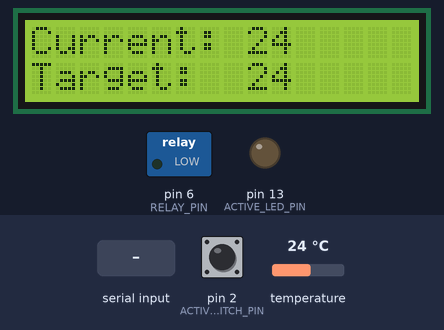
A program run on a simulated Arduino Uno, built with avr-gcc and run on an emulated ATmega328P. Shown: 16×2 character LCD, switched loads named in the program (green lamp = pin HIGH), output pins drawn as LEDs (lit = HIGH). Dashed ring = blinking. Inputs (shaded band) come from the test bench; at power-on: temperature 24 °C, pin 2 (ACTIVE_SWITCH_PIN) LOW. What the program prints to the serial monitor is not drawn.

Above: at 2.2 s.
2.3 s: "ON\n" received over Serial
At 3.3 s:
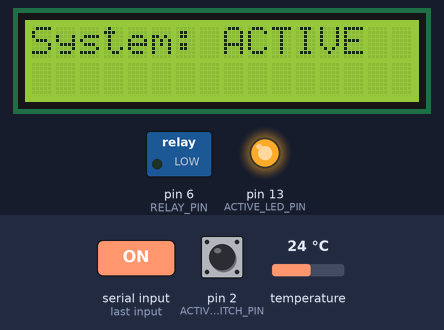
5.9 s: temperature set to 23.2 °C
At 7.6 s:
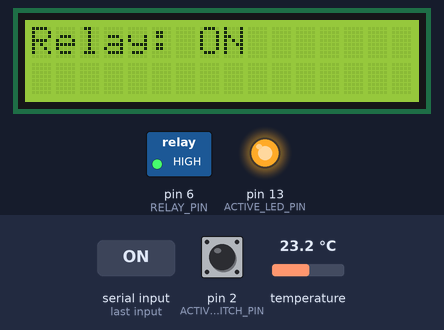
9.5 s: pin 2 (ACTIVE_SWITCH_PIN) pulled HIGH for 3.2 s
At 10.6 s:
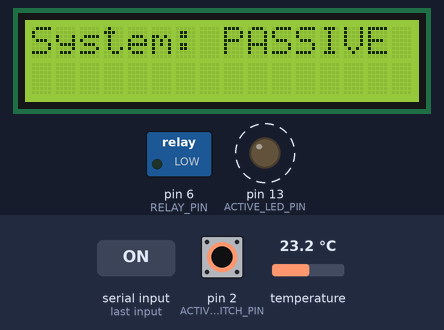
14.2 s: "SET \n" received over Serial
At 16.6 s:
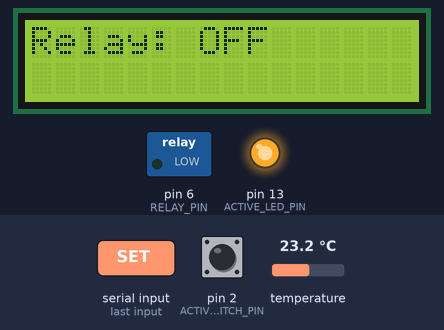
17.8 s: temperature set to 12 °C
At 19.0 s:
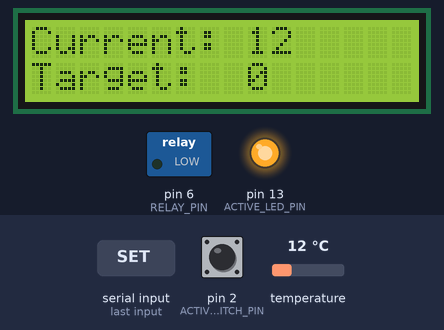
Timing chart, 0 to 20.8 s (numbered marks = the images above; inputs shaded):
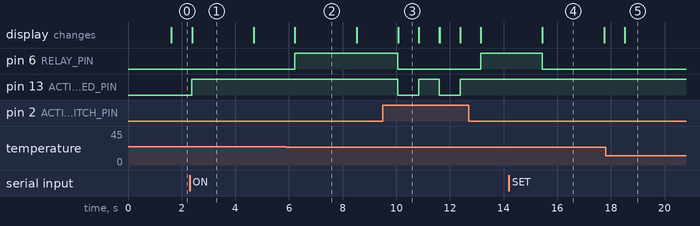

The program:

main.cpp
```cpp
#include <DallasTemperature.h>
#include <LiquidCrystal.h>
#include <OneWire.h>

#include "display.h"


#define ONE_WIRE_BUS 4
#define RELAY_PIN 6
#define ACTIVE_SWITCH_PIN 2
#define ACTIVE_LED_PIN 13

// Setup a oneWire instance to communicate with any OneWire devices (not just Maxim/Dallas temperature ICs)
OneWire oneWire(ONE_WIRE_BUS);
DallasTemperature sensors(&oneWire);

LiquidCrystal lcd(7, 8, 9, 10, 11, 12);
Display display(&lcd);


// Flag to control whether the system is active or passive
bool isActive;

bool isRelayOn;

float targetTemperature;


float readTemperature(void) {
  sensors.requestTemperatures();
  return sensors.getTempCByIndex(0);
}


void switchRelayOn(void) {
  if (!isActive || isRelayOn) {
    return;
  }

  isRelayOn = true;
  digitalWrite(RELAY_PIN, HIGH);
  display.displayStatusMessage("Relay: ON");
}


void switchRelayOff(void) {
  if (!isActive || !isRelayOn) {
    return;
  }

  isRelayOn = false;
  digitalWrite(RELAY_PIN, LOW);
  display.displayStatusMessage("Relay: OFF");
}


void setupRelay(void) {
  pinMode(RELAY_PIN, OUTPUT);
  isRelayOn = false;
}


void setActiveMode() {
  isActive = true;
  digitalWrite(ACTIVE_LED_PIN, HIGH);
  display.displayStatusMessage("System: ACTIVE");
}


void setPassiveMode() {
  switchRelayOff();
  isActive = false;
  digitalWrite(ACTIVE_LED_PIN, LOW);
  display.displayStatusMessage("System: PASSIVE");
}


void toggleActiveMode() {
  if (isActive) {
    setPassiveMode();
  } else {
    setActiveMode();
  }
}


void setupModeControl(void) {
  isActive = false;
  pinMode(ACTIVE_LED_PIN, OUTPUT);
}


void setup(void) {
  Serial.begin(9600);

  display.begin();

  sensors.begin();

  setupModeControl();
  setupRelay();

  targetTemperature = readTemperature();
}


float temperature = 0.0;

void loop(void) {
  bool isSwitchPressed = digitalRead(ACTIVE_SWITCH_PIN) == HIGH;
  if (isSwitchPressed) {
    toggleActiveMode();
  }

  temperature = readTemperature();

  if (temperature < targetTemperature) {
    switchRelayOn();
  } else {
    switchRelayOff();
  }

  display.displayTemperature(temperature, targetTemperature);
}


String command = "";


void executeCommand(void) {

  if (command.startsWith("SET ")) {
    targetTemperature = command.substring(4).toFloat();
    Serial.println("OK");
  } else if (command == "GET") {
    Serial.println(temperature);
  } else if (command == "ON") {
    setActiveMode();
    Serial.println("OK");
  } else if (command == "OFF") {
    setPassiveMode();
    Serial.println("OK");
  } else if (command == "ACTIVE") {
    Serial.println(isActive);
  } else if (command == "STATUS") {
    Serial.println(isRelayOn);
  } else {
    Serial.println("Unknown");
  }
}


void serialEvent() {
  int input;
  while (Serial.available()) {
    input = Serial.read();
    if (input == '\n') {
      executeCommand();
      command = "";
    } else {
      command += (char)input;
    }
  }
}
```

Measured:
- the behaviour switches between 24 and 23.9 °C on temperature (found by bisection; images 1 and 2)
- after the input at 2.3 s, pin 13 (ACTIVE_LED_PIN): LOW → HIGH after 0.08 s; the display: changes after 0.09 s (image 1)
- after the input at 5.9 s, pin 6 (RELAY_PIN): LOW → HIGH after 0.32 s; the display: changes after 0.32 s (image 2)
- after the input at 9.5 s, pin 6 (RELAY_PIN): HIGH → LOW after 0.56 s, → HIGH 3.1 s later; pin 13 (ACTIVE_LED_PIN): alternates HIGH for 0.78 s and LOW for 0.77 s, 4 changes in all, then stays HIGH, starting after 0.56 s; the display: changes after 0.57 s (image 3)
- after the input at 14.2 s, pin 6 (RELAY_PIN): HIGH → LOW after 1.2 s; the display: changes after 1.2 s (image 4)
- after the input at 17.8 s, the display: changes after 0.71 s (image 5)
- what the display in image 1 shows lasts 2.3 s, from 2.4 s to 4.7 s
